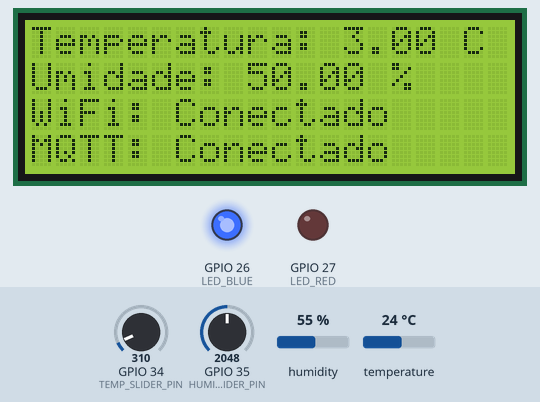
This sketch was run on a simulated ESP32. Parts: 20×4 character LCD, output pins drawn as LEDs (lit = HIGH). The inputs (shaded band) are chosen by the test bench; at power-on: GPIO 34 (TEMP_SLIDER_PIN) = 310, GPIO 35 (HUMIDITY_SLIDER_PIN) = 2048, humidity 55 %, temperature 24 °C. WiFi joins after 1.5 s; servers stay silent unless stated; random numbers use the default seed unless the sketch sets one; no MQTT or app messages arrive unless stated; what the sketch prints to the serial monitor is not drawn.

Above: at 10.7 s.
10.8 s: GPIO 34 (TEMP_SLIDER_PIN) set to 372
At 15.8 s:
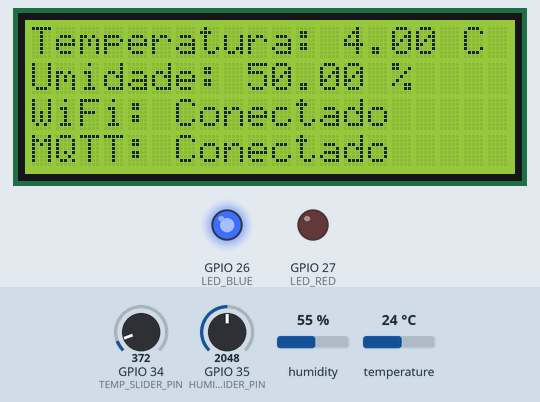
16.3 s: GPIO 35 (HUMIDITY_SLIDER_PIN) set to 2866
At 20.1 s:
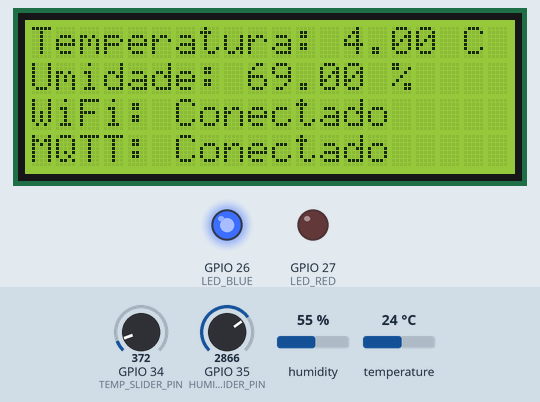
21.3 s: GPIO 34 (TEMP_SLIDER_PIN) set to 434
At 25.6 s:
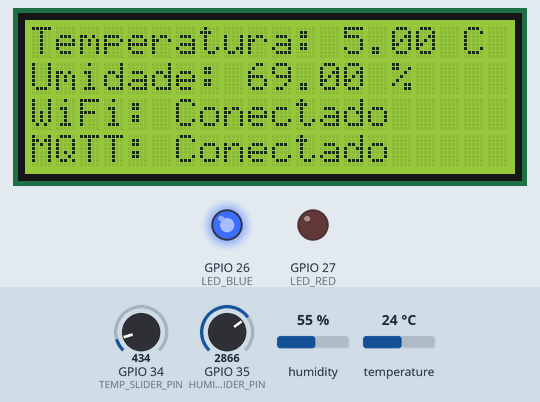
26.4 s: GPIO 35 (HUMIDITY_SLIDER_PIN) set to 3972
At 31.2 s:
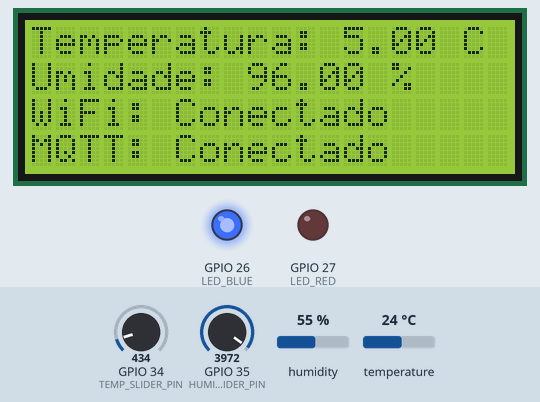
31.5 s: GPIO 34 (TEMP_SLIDER_PIN) set to 527
36.6 s: GPIO 35 (HUMIDITY_SLIDER_PIN) set to 1228
At 41.0 s:
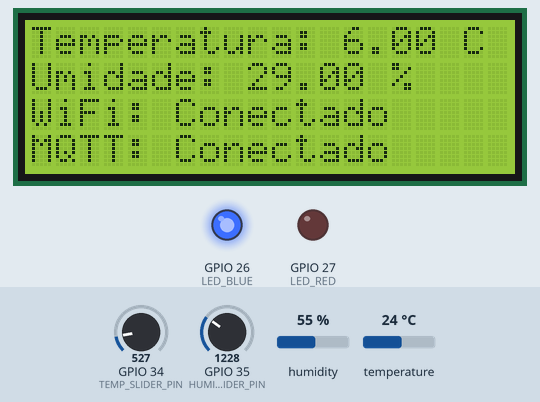
Timing chart, 0 to 42.5 s (numbered marks = the images above; inputs shaded):
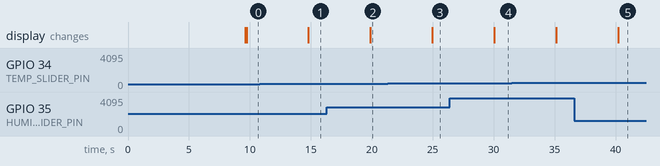

The sketch:

sketch.ino
```cpp
#include <WiFi.h>
#include <PubSubClient.h>
#include <DHTesp.h>
#include <LiquidCrystal_I2C.h>
// Definição dos pinos para o sensor DHT22 e sliders
#define DHTPIN 18
#define TEMP_SLIDER_PIN 34
#define HUMIDITY_SLIDER_PIN 35
DHTesp dht;
// Configurações de rede WiFi
const char* ssid = "Wokwi-GUEST";
const char* password = "";
// Configurações do servidor MQTT
const char* mqtt_server = "broker.hivemq.com";
const char* mqtt_topic = "weatherguard/monitoramento/clima";
// Objetos para conexão WiFi e MQTT
WiFiClient espClient;
PubSubClient client(espClient);
// Definição dos pinos para LEDs
const int LED_RED = 27;
const int LED_BLUE = 26;
// Inicialização do display LCD I2C
LiquidCrystal_I2C lcd(0x27, 20, 4);
// Função para conectar à rede WiFi
void setup_wifi() {
  delay(10);
  Serial.println("Conectando ao WiFi...");
  WiFi.begin(ssid, password);
  int attempts = 0;
  while (WiFi.status() != WL_CONNECTED && attempts < 20) {
    delay(500);
    Serial.print(".");
    attempts++;
  }
  if (WiFi.status() == WL_CONNECTED) {
    Serial.println("\nConectado ao WiFi");
    Serial.print("Endereço IP: ");
    Serial.println(WiFi.localIP());
    digitalWrite(LED_BLUE, HIGH);
    digitalWrite(LED_RED, LOW);
  } else {
    Serial.println("\nFalha ao conectar ao WiFi.");
    digitalWrite(LED_RED, HIGH);
    digitalWrite(LED_BLUE, LOW);
  }
}
// Função para reconectar ao broker MQTT
void reconnect() {
  int attempts = 0;
  while (!client.connected() && attempts < 3) {
    Serial.print("Tentando conectar ao MQTT...");
    String clientId = "ESP32Client-" + String(random(0xffff), HEX);
    if (client.connect(clientId.c_str())) {
      Serial.println("conectado");
      digitalWrite(LED_BLUE, HIGH);
      digitalWrite(LED_RED, LOW);
    } else {
      Serial.print("falhou, rc=");
      Serial.print(client.state());
      Serial.println(" tentando novamente em 5 segundos");
      delay(5000);
      attempts++;
    }
  }
  if (!client.connected()) {
    Serial.println("Falha ao conectar ao MQTT.");
    digitalWrite(LED_RED, HIGH);
    digitalWrite(LED_BLUE, LOW);
  }
}
// Função de inicialização
void setup() {
  pinMode(LED_RED, OUTPUT);
  pinMode(LED_BLUE, OUTPUT);
  digitalWrite(LED_RED, LOW);
  digitalWrite(LED_BLUE, LOW);

  pinMode(TEMP_SLIDER_PIN, INPUT);
  pinMode(HUMIDITY_SLIDER_PIN, INPUT);

  Serial.begin(115200);
  Serial.println("Inicializando sistema...");

  Serial.println("Inicializando sensor DHT22...");
  dht.setup(DHTPIN, DHTesp::DHT22);
  delay(8000);

  TempAndHumidity test = dht.getTempAndHumidity();
  Serial.print("Teste inicial - Temp: ");
  Serial.println(test.temperature);
  Serial.print("Teste inicial - Umidade: ");
  Serial.println(test.humidity);

  setup_wifi();
  client.setServer(mqtt_server, 1883);

  lcd.init();
  lcd.backlight();
  lcd.setCursor(0, 0);
  lcd.print("Iniciando...");
}
// Loop principal
void loop() {
  if (WiFi.status() != WL_CONNECTED) {
    Serial.println("WiFi desconectado. Tentando reconectar...");
    setup_wifi();
  }

  if (WiFi.status() == WL_CONNECTED && !client.connected()) {
    reconnect();
  }

  client.loop();


  int tempRaw = analogRead(TEMP_SLIDER_PIN);
  int humidityRaw = analogRead(HUMIDITY_SLIDER_PIN);


  float t = map(tempRaw, 0, 4095, 0, 50);
  float h = map(humidityRaw, 0, 4095, 0, 100);


  TempAndHumidity data = dht.getTempAndHumidity();
  if (isnan(data.temperature) || isnan(data.humidity)) {
    Serial.println("Usando valores dos sliders...");
  } else {

    if (tempRaw < 50) t = data.temperature;
    if (humidityRaw < 50) h = data.humidity;
  }
  // Verifica se os valores são válidos
  if (isnan(t) || isnan(h)) {
    Serial.println("Falha ao ler valores: valor NaN detectado.");
    lcd.clear();
    lcd.setCursor(0, 0);
    lcd.print("Erro na leitura");
    digitalWrite(LED_RED, HIGH);
    digitalWrite(LED_BLUE, LOW);
    delay(2000);
    return;
  }
  // Exibe valores no monitor serial
  Serial.print("Temperatura: ");
  Serial.print(t);
  Serial.println(" °C");
  Serial.print("Umidade: ");
  Serial.print(h);
  Serial.println(" %");
  // Atualiza o display LCD
  lcd.clear();
  lcd.setCursor(0, 0);
  lcd.print("Temperatura: ");
  lcd.print(t);
  lcd.print(" C");
  lcd.setCursor(0, 1);
  lcd.print("Umidade: ");
  lcd.print(h);
  lcd.print(" %");
  lcd.setCursor(0, 2);
  lcd.print("WiFi: ");
  lcd.print(WiFi.status() == WL_CONNECTED ? "Conectado" : "Desconectado");
  lcd.setCursor(0, 3);
  lcd.print("MQTT: ");
  lcd.print(client.connected() ? "Conectado" : "Desconectado");
  // Cria a mensagem JSON para o MQTT
  String payload = "{";
  payload += "\"temperatura\":";
  payload += t;
  payload += ",\"umidade\":";
  payload += h;
  payload += "}";
  // Exibe a mensagem no monitor serial
  Serial.print("Publicando no tópico MQTT: ");
  Serial.println(payload);
  // Publica a mensagem no MQTT, se conectado
  if (client.connected()) {
    client.publish(mqtt_topic, payload.c_str());
    Serial.println("Mensagem publicada com sucesso!");
    digitalWrite(LED_BLUE, HIGH);
    digitalWrite(LED_RED, LOW);
  } else {
    Serial.println("MQTT não conectado. Mensagem não publicada.");
    digitalWrite(LED_RED, HIGH);
    digitalWrite(LED_BLUE, LOW);
  }

  delay(5000);
}
```

Measured:
- after the input at 10.8 s, the display: changes after 4.0 s (image 1)
- after the input at 16.3 s, the display: changes after 3.6 s (image 2)
- after the input at 21.3 s, the display: changes after 3.7 s (image 3)
- after the input at 26.4 s, the display: changes after 3.6 s (image 4)
- after the input at 36.6 s, the display: changes after 3.6 s (image 5)
